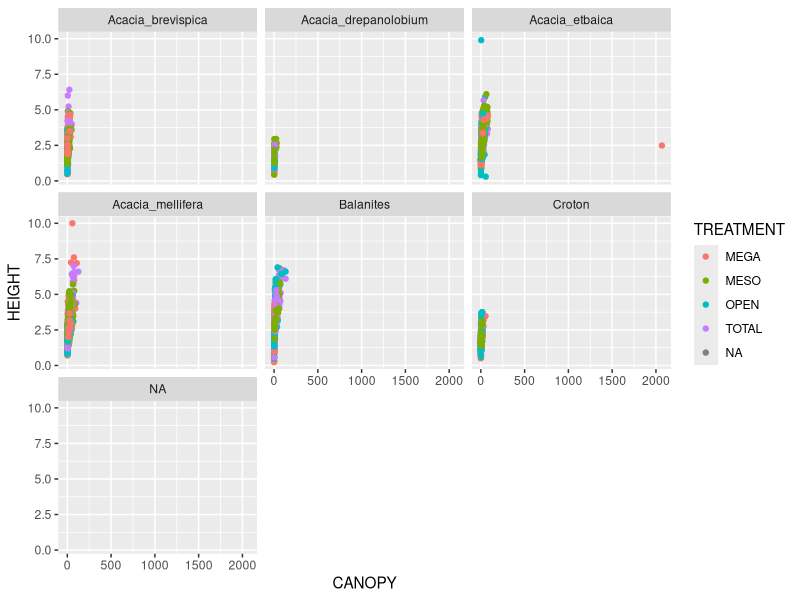
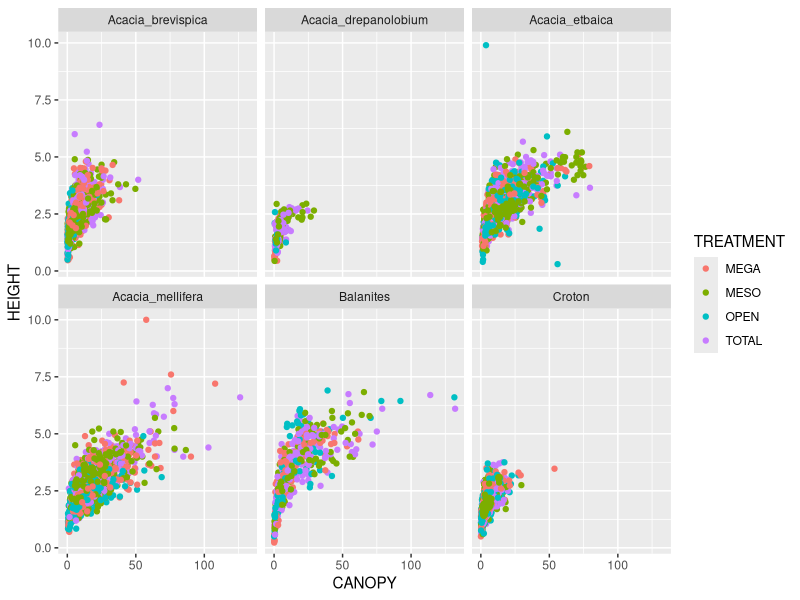
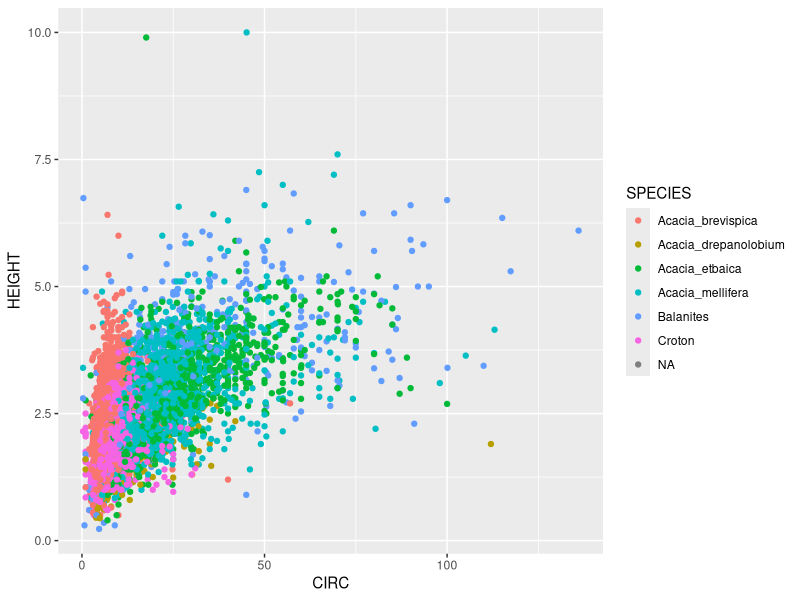

Generate these figures, in order, with R:
## ---- chunk 1
knitr::opts_chunk$set(echo = TRUE)
## ---- chunk 2
library(readr)
trees <- read_tsv("../197-raw_storage/TREE_SURVEYS.txt", 
                col_types = list(HEIGHT = col_double(),
                                AXIS_2 = col_double()))
## ---- chunk 3

trees$CANOPY <- (trees$AXIS_1 * trees$AXIS_2)

head(trees$CANOPY)
## ---- chunk 4
new_trees <- subset(trees, select = c(SURVEY, YEAR, SITE, CANOPY, HEIGHT, TREATMENT, SPECIES))

t1 <- data.frame(trees$CANOPY, trees$SURVEY, trees$YEAR, trees$SITE)

## This first comma means "Leave the row values alone" ##
t2 <- trees[,c("YEAR", "SITE", "CANOPY", "HEIGHT")] 

## ---- chunk 5
library(ggplot2)
ggplot(new_trees, aes(x = CANOPY,y= HEIGHT, color = TREATMENT)) +
  geom_point() +
  facet_wrap(~SPECIES)
## ---- chunk 6
new_trees <- subset(new_trees, CANOPY < 2000)
## ---- chunk 7
library(ggplot2)
ggplot(new_trees, aes(x = CANOPY,y= HEIGHT, color = TREATMENT)) +
  geom_point() +
  facet_wrap(~SPECIES) 
## ---- chunk 8


Acacia_sub <- subset(trees, SPECIES == "Acacia_etbaica" | SPECIES == "Acacia_drepanolobium" | SPECIES == "Acacia_brevispica" | SPECIES == "Acacia_mellifera")
other_sub <- subset(trees, SPECIES != "Acacia_etbaica" & SPECIES != "Acacia_drepanolobium" & SPECIES != "Acacia_brevispica" & SPECIES != "Acacia_mellifera")

trees$TreeType <- c("Acacia")

ggplot(trees, aes(x= CIRC, y= HEIGHT, colour = SPECIES)) +
  geom_point()
  
